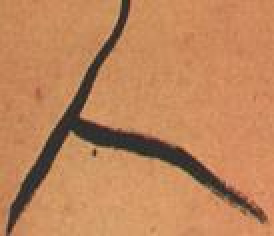
//> input picture TestReadImg/TestReadImg/ren.jpg, 137 x 118 px (shown 2 times larger)
$ ./TestThiningImg   (built with g++ and OpenCV 4)
//> lines starting //> are read from the running program, lines starting //| are printed output that depends on the picture; after the words box and inside, x2 and y2 are one past the last pixel; in counts of white or black regions, pixels touching at a corner belong together
### TestReadImg/TestReadImg/stdafx.h
// stdafx.h : 标准系统包含文件的包含文件，
// 或是经常使用但不常更改的
// 特定于项目的包含文件
//

#pragma once

#include "targetver.h"

#include <stdio.h>
#include <tchar.h>


// TODO:  在此处引用程序需要的其他头文件

### TestReadImg/TestReadImg/TestThiningImg.cpp
//基于索引表的图像细化算法
#include "stdafx.h"

#include "highgui.h"
#include "cv.h"//包含cvCreateStructuringElementEx();颜色空间转换函数cvCvtColor()需要
#include "cxcore.h"

#include <stdlib.h>
#include <string.h>

//基于索引表的细化细化算法
//功能：对图象进行细化
//参数：lpDIBBits：代表图象的一维数组
//      lWidth：图象高度
//      lHeight：图象宽度


//                           代表图象的一维数组      图象宽度     图象高度
bool ThiningDIBSkeleton(unsigned char* imagedata, int lWidth, int lHeight)
{
	/* 	unsigned char* imagedata;
	imagedata = new uchar[sizeof(char) * src->width * src->height]();
	*/
	/*
	deletemark[256]为前人据8领域总结的是否可以被删除的256种情况
	不可以删除用0来表示，能被删除的用1来表示
	*/
	unsigned char deletemark[256] = {
		0, 0, 0, 0, 0, 0, 0, 1,     0, 0, 1, 1, 0, 0, 1, 1,
		0, 0, 0, 0, 0, 0, 0, 0,     0, 0, 1, 1, 1, 0, 1, 1,
		0, 0, 0, 0, 0, 0, 0, 0,     1, 0, 0, 0, 1, 0, 1, 1,
		0, 0, 0, 0, 0, 0, 0, 0,     1, 0, 1, 1, 1, 0, 1, 1,
		0, 0, 0, 0, 0, 0, 0, 0,     0, 0, 0, 0, 0, 0, 0, 0,
		0, 0, 0, 0, 0, 0, 0, 0,     0, 0, 0, 0, 0, 0, 0, 0,
		0, 0, 0, 0, 0, 0, 0, 0,     1, 0, 0, 0, 1, 0, 1, 1,
		1, 0, 0, 0, 0, 0, 0, 0,     1, 0, 1, 1, 1, 0, 1, 1,
		0, 0, 1, 1, 0, 0, 1, 1,     0, 0, 0, 1, 0, 0, 1, 1,
		0, 0, 0, 0, 0, 0, 0, 0,     0, 0, 0, 1, 0, 0, 1, 1,
		1, 1, 0, 1, 0, 0, 0, 1,     0, 0, 0, 0, 0, 0, 0, 0,
		1, 1, 0, 1, 0, 0, 0, 1,     1, 1, 0, 0, 1, 0, 0, 0,
		0, 1, 1, 1, 0, 0, 1, 1,     0, 0, 0, 1, 0, 0, 1, 1,
		0, 0, 0, 0, 0, 0, 0, 0,     0, 0, 0, 0, 0, 1, 1, 1,
		1, 1, 1, 1, 0, 0, 1, 1,     1, 1, 0, 0, 1, 1, 0, 0,
		1, 1, 1, 1, 0, 0, 1, 1,     1, 1, 0, 0, 1, 1, 0, 0
	};//索引表

	  //循环变量
	  //long i;
	  //long j;


	unsigned char p0, p1, p2, p3, p4, p5, p6, p7;

	unsigned char *pmid, *vergeMark;    // pmid 用来指向二值图像  vergeMark用来指向存放是否为边缘

	unsigned char sum;

	bool bStart = true;

	//动态创建一个长度为sizeof(char) * src->width * src->height的数组
	//并且初始化把数组元素都设置为0
	//长度与imagedata长度一样
	long lLength;
	lLength = lWidth * lHeight; //数组长度
	unsigned char *pTemp = new uchar[sizeof(unsigned char) * lLength]();

	//    P0 P1 P2
	//    P7    P3
	//    P6 P5 P4

	while (bStart)
	{
		bStart = false;
		//每次循环pTemp所有元素都置0
		memset(pTemp, 0, lLength);//初始化pTemp指向的lLength空间全部初始化为0

								  /*---------------首先求边缘点----------------*/
		pmid = (unsigned char *)imagedata + lWidth + 1; // pmid 用来指向二值图像矩阵的第二行	  +1 表示不考虑图像第一行
		vergeMark = (unsigned char *)pTemp + lWidth + 1; //pmidtemp用来指向存放是否为边缘 如果是边缘点 则将其设为1

		for (int i = 1; i < lHeight - 1; i++)  //lHeight -1表示不考虑图像最后一行 第一列
		{
			for (int j = 1; j < lWidth - 1; j++)  //lWidth - 1表示不考虑图像最后一列
			{
				//图像已经是01化，如果是0我们不考虑
				if (*pmid == 0)
				{
					pmid++;
					vergeMark++;
					continue;
				}
				//如果是1，是我们考虑的点 我们需要对周围8个进行判断是否边缘
				p0 = *(pmid - lWidth - 1);
				p1 = *(pmid - lWidth);                  //    P0 P1 P2
				p2 = *(pmid + 1 - lWidth);              //    P7    P3
				p3 = *(pmid + 1);						//    P6 P5 P4
				p4 = *(pmid + lWidth + 1);
				p5 = *(pmid + lWidth);
				p6 = *(pmid + lWidth - 1);
				p7 = *(pmid - 1);
				//p0--到---p7的值不是0就是1
				sum = p0 & p1 & p2 & p3 & p4 & p5 & p6 & p7;//如果是边缘，肯定周围的P0P1P2P3P4P5P6P7 中一定至少有一个为0
				if (sum == 0)
				{
					*vergeMark = 1;// 表记边缘
				}

				pmid++;
				vergeMark++;
			}
			pmid++;//跳过图像最后一列，不考虑
			vergeMark++;

			pmid++;//跳过图像第一列，不考虑
			vergeMark++;
		}

		/*---------------沿着边缘现在开始删除----------------*/
		pmid = (unsigned char *)imagedata + lWidth + 1;
		vergeMark = (unsigned char *)pTemp + lWidth + 1;

		for (long i = 1; i < lHeight - 1; i++)   // 不考虑图像第一行 第一列 最后一行 最后一列
		{
			for (long j = 1; j < lWidth - 1; j++)
			{
				//*vergeMark=0表示这个点不是边缘，即不进行删除
				if (*vergeMark == 0)
				{
					pmid++;
					vergeMark++;

					continue;
				}
				//如果是1，是我们考虑的点 我们需要对周围8个进行判断
				//判断一个点是否能去掉, 要根据它的八个相邻点的情况来判断
				p0 = *(pmid - lWidth - 1);
				p1 = *(pmid - lWidth);                  //    P0 P1 P2
				p2 = *(pmid - lWidth + 1);             //    P7    P3
				p3 = *(pmid + 1);					    //    P6 P5 P4
				p4 = *(pmid + lWidth + 1);
				p5 = *(pmid + lWidth);
				p6 = *(pmid + lWidth - 1);
				p7 = *(pmid - 1);


				/*根据它的八个相邻点的情况形成的索引表进行删除操作
				*
				* 经过预处理后得到待细化的图像是0、1二值图像。
				* 像素值为1的是需要细化的部分，像素值为0的是背景区域。
				*
				* 基于索引表的算法就是"依据一定的判断依据"，所做出的一张表，
				* 因为一个像素的8个邻域，我们可以用8位二进制表示，共有256中可能情况，
				* 因此，索引表的大小一般为256。
				* 根据索引值对应表中的位置存0或1，
				*                  当前像素不能删除存为0，
				*                  可以删除存为1。
				*
				* 然后根据要细化的点的八个邻域的在索引表中情况查询，
				* 若表中元素是1，则删除该点（改为背景）
				* 若是0则保留。
				*
				*
				* ----------------------------------------
				* |p7 | p6 | p5 | p4 | p3 | p2 | p1 | p0 |---索引值对应表中的位置-----》共有256中可能情况
				* ----------------------------------------
		（位置1 0, 0, 0, 0, 0, 0, 0, 1, 0, 0, 1, 1, 0, 0, 1, 1,
				0, 0, 0, 0, 0, 0, 0, 0, 0, 0, 1, 1, 1, 0, 1, 1,
				0, 0, 0, 0, 0, 0, 0, 0, 1, 0, 0, 0, 1, 0, 1, 1,
				0, 0, 0, 0, 0, 0, 0, 0, 1, 0, 1, 1, 1, 0, 1, 1,
				0, 0, 0, 0, 0, 0, 0, 0, 0, 0, 0, 0, 0, 0, 0, 0,
				0, 0, 0, 0, 0, 0, 0, 0, 0, 0, 0, 0, 0, 0, 0, 0,
				0, 0, 0, 0, 0, 0, 0, 0, 1, 0, 0, 0, 1, 0, 1, 1,
				1, 0, 0, 0, 0, 0, 0, 0, 1, 0, 1, 1, 1, 0, 1, 1,
				0, 0, 1, 1, 0, 0, 1, 1, 0, 0, 0, 1, 0, 0, 1, 1,
				0, 0, 0, 0, 0, 0, 0, 0, 0, 0, 0, 1, 0, 0, 1, 1,
				1, 1, 0, 1, 0, 0, 0, 1, 0, 0, 0, 0, 0, 0, 0, 0,
				1, 1, 0, 1, 0, 0, 0, 1, 1, 1, 0, 0, 1, 0, 0, 0,
				0, 1, 1, 1, 0, 0, 1, 1, 0, 0, 0, 1, 0, 0, 1, 1,
				0, 0, 0, 0, 0, 0, 0, 0, 0, 0, 0, 0, 0, 1, 1, 1,
				1, 1, 1, 1, 0, 0, 1, 1, 1, 1, 0, 0, 1, 1, 0, 0,
				1, 1, 1, 1, 0, 0, 1, 1, 1, 1, 0, 0, 1, 1, 0, 0（位置256）
				*/
				//此时p0--到---p7的值不是0就是1
				p1 *= 2;
				p2 *= 4;
				p3 *= 8;
				p4 *= 16;
				p5 *= 32;
				p6 *= 64;
				p7 *= 128;

				sum = p0 | p1 | p2 | p3 | p4 | p5 | p6 | p7;
				//  sum = p0 + p1 + p2 + p3 + p4 + p5 + p6 + p7;
				if (deletemark[sum] == 1)//可以删除
				{
					*pmid = 0;
					bStart = true;      //  表明本次扫描进行了细化
				}
				pmid++;
				vergeMark++;
			}

			pmid++;//跳过图像最后一列，不考虑
			vergeMark++;

			pmid++;//跳过图像第一列，不考虑
			vergeMark++;
		}
	}

	//循环结束说明没有可以继续细化的点了，则为细化结束
	delete[]pTemp;
	return true;
}

int main(int argc, char* argv[])
{
	//加载原图像
	IplImage* src = cvLoadImage("ren.jpg", 0);
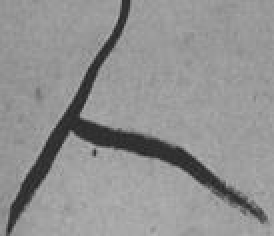
//> src: 118 rows x 137 cols, CV_8UC1 (shown 2 times larger); min 33, max 179, mean 145.3

	//---------------------------预处理二值化------------------------------------
	//对原图像进行二值化  阈值
	cvThreshold(src, src, 130, 255, CV_THRESH_BINARY);
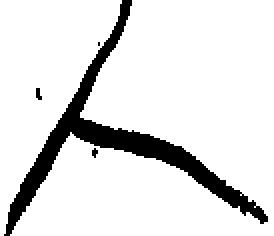
//> src: 118 rows x 137 cols, CV_8UC1 (shown 2 times larger); 88.3% white; 4 black regions (3 under 20 px), largest, box (x1, y1, x2, y2) and area: (2, 0, 134, 118) 1863
	/*
	图像二值化就是将图像上的像素点的灰度值设置为0或255，
	也就是将整个图像呈现出明显的黑白效果
	CV_THRESH_BINARY  意思为： if src(x,y) > 100
	src(x,y)=255
	else
	src(x,y)=-0
	原图像由0到255---->0或255
	*/

	cvNamedWindow("s", 0);
	cvShowImage("s", src);

	//-----------------------------预处理0/1化-------------------------------------
	/*
	将imagedata指向的与原图像大小一下的数组空间进行0或1赋值
	二值图有原来的0或255----->------0或1
	*/

	//动态创建一个长度为sizeof(char) * src->width * src->height的字符数组
	//并且初始化把数组元素都设置为0
	unsigned char* imagedata;
	imagedata = new uchar[sizeof(char) * src->width * src->height]();

	int x, y;
	for (y = 0; y<src->height; y++)
	{
		/*
		widthStep表示存储一行像素需要的字节数
		偏移到第y行
		*/
		unsigned char* ptr = (unsigned char*)(src->imageData + y*src->widthStep);

		for (x = 0; x<src->width; x++)
		{
			/*
			判断第y行第x列的元素值是否大于0
			大于0时将数组对应的位置元素设置为1
			不大于0则设置为0

			imagedata数组里面不是0就时1
			*/
			imagedata[y*src->width + x] = ptr[x] > 0 ? 1 : 0;
			//经过预处理后得到待细化的图像是0、1二值图像。
		}
	}

	//----------------------------细化-----------------------------------------

	//经过预处理后得到待细化的图像是0、1二值图像。

	//细化一次，和细化多次，由于索引表不变，每次细化效果都一样，想采用多次细化无法消除毛刺
	ThiningDIBSkeleton(imagedata, src->width, src->height);
//> the loop in ThiningDIBSkeleton, `while (bStart)` made 66 passes
//> (p1, p2, p3, p4, p5) on passes 1 to 12: (0, 0, 8, 16, 32), (0, 4, 8, 16, 32), (0, 0, 8, 16, 32), (0, 4, 8, 16, 32), (0, 4, 8, 16, 32), (2, 0, 0, 16, 32), (0, 4, 0, 16, 32), (0, 4, 0, 16, 32), (0, 4, 0, 16, 32), (0, 4, 0, 16, 32), (0, 4, 0, 16, 32), (0, 4, 0, 16, 32)

	//--------------------对细化后的0/1图二值化(0/255)-----------------------------
	/*
	将ptr指向的与原图像大小一下的数组空间进行0或255赋值
	*/
	for (y = 0; y<src->height; y++)
	{
		/*
		widthStep表示存储一行像素需要的字节数
		偏移到第y行
		*/
		unsigned char* ptr = (unsigned char*)(src->imageData + y*src->widthStep);

		for (x = 0; x<src->width; x++)
		{
			/*
			判断第y行第x列的元素值是否大于0
			大于0时将数组对应的位置元素设置为1
			不大于0则设置为0

			ptr指向的空间的值不是0就是255
			也就是细化之后再次变为二值图
			*/
			ptr[x] = imagedata[y*src->width + x]>0 ? 255 : 0;
		}

	}
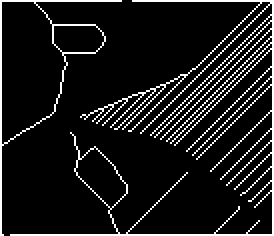
//> src: 118 rows x 137 cols, CV_8UC1 (shown 2 times larger); 10.1% white in thin lines or dots
	//-------------------------------------------------------------------------

	cvNamedWindow("src", 0);
	cvShowImage("src", src);
	cvWaitKey(0);

	delete[]imagedata;

	return 0;
}
